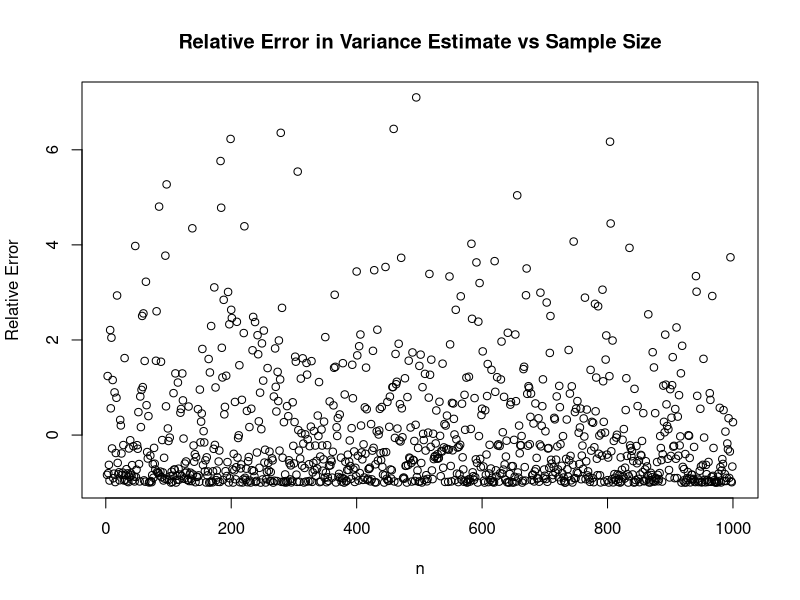

Write R code to recreate this figure.
## ---- chunk 1
knitr::opts_chunk$set(echo = TRUE)
## ---- chunk 2
set.seed(0)

beta <- 5
sigma <- 10

variance_diff <- c()
ns <- 2:1000
for(n in ns){
  X <- matrix(rnorm(n), nrow=n)
  y <- X * beta + rnorm(n, sd=sigma)
  
  betahat <- solve(t(X)%*%X)%*%t(X)%*%y
  
  true_variance = sigma^2 * solve(t(X)%*%X)
  
  eps_hat <- y - X%*%betahat
  
  N <- 1000
  bootstrap_betas <- c()
  for(i in 1:N){
    y_boot <- X%*%betahat + sample(eps_hat, 1)
    bootstrap_betas <- c(bootstrap_betas, solve(t(X)%*%X)%*%t(X)%*%y_boot)
  }
  variance_diff <- c(variance_diff, (var(bootstrap_betas)-true_variance)/true_variance)
}
plot(ns, variance_diff, xlab="n", ylab="Relative Error", main="Relative Error in Variance Estimate vs Sample Size")

quantile(variance_diff, 0.5)
quantile(variance_diff, 2/3)
mean(variance_diff)
